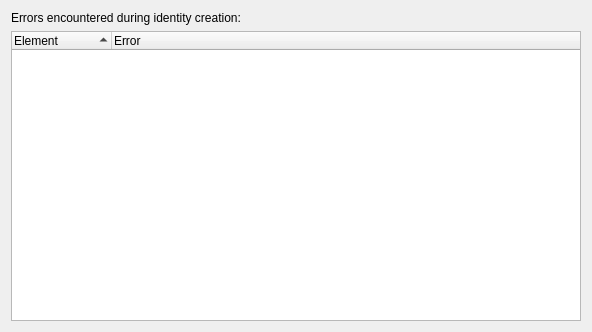
<?xml version="1.0" encoding="UTF-8"?>
<ui version="4.0">
 <class>IdentityErrorPopup</class>
 <widget class="QDialog" name="IdentityErrorPopup">
  <property name="geometry">
   <rect>
    <x>0</x>
    <y>0</y>
    <width>592</width>
    <height>332</height>
   </rect>
  </property>
  <property name="windowTitle">
   <string>Identity Upload Summary</string>
  </property>
  <layout class="QGridLayout" name="gridLayout">
   <item row="1" column="0">
    <widget class="TreeWidget" name="error_tree">
     <property name="uniformRowHeights">
      <bool>true</bool>
     </property>
     <property name="sortingEnabled">
      <bool>true</bool>
     </property>
     <property name="animated">
      <bool>true</bool>
     </property>
     <property name="allColumnsShowFocus">
      <bool>true</bool>
     </property>
     <attribute name="headerCascadingSectionResizes">
      <bool>true</bool>
     </attribute>
     <attribute name="headerStretchLastSection">
      <bool>true</bool>
     </attribute>
     <column>
      <property name="text">
       <string>Element</string>
      </property>
     </column>
     <column>
      <property name="text">
       <string>Error</string>
      </property>
     </column>
    </widget>
   </item>
   <item row="0" column="0">
    <widget class="QLabel" name="label">
     <property name="text">
      <string>Errors encountered during identity creation:</string>
     </property>
    </widget>
   </item>
  </layout>
 </widget>
 <customwidgets>
  <customwidget>
   <class>TreeWidget</class>
   <extends>QTreeWidget</extends>
   <header>brainframe.client.ui.main_window.activities.identity_configuration.identity_error_popup.tree_widget.tree_widget</header>
  </customwidget>
 </customwidgets>
 <resources/>
 <connections/>
</ui>
